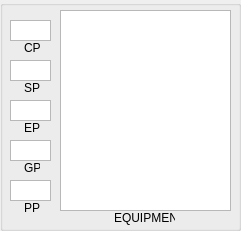
   <widget class="QGroupBox" name="grpEquip">
    <property name="geometry">
     <rect>
      <x>330</x>
      <y>630</y>
      <width>241</width>
      <height>231</height>
     </rect>
    </property>
    <property name="title">
     <string/>
    </property>
    <widget class="QLabel" name="label_57">
     <property name="geometry">
      <rect>
       <x>114</x>
       <y>210</y>
       <width>61</width>
       <height>16</height>
      </rect>
     </property>
     <property name="text">
      <string>EQUIPMENT</string>
     </property>
    </widget>
    <widget class="QTextEdit" name="txtEquipment">
     <property name="geometry">
      <rect>
       <x>60</x>
       <y>10</y>
       <width>171</width>
       <height>201</height>
      </rect>
     </property>
    </widget>
    <widget class="QPlainTextEdit" name="txtCurCP">
     <property name="geometry">
      <rect>
       <x>10</x>
       <y>20</y>
       <width>41</width>
       <height>21</height>
      </rect>
     </property>
     <property name="verticalScrollBarPolicy">
      <enum>Qt::ScrollBarAlwaysOff</enum>
     </property>
     <property name="horizontalScrollBarPolicy">
      <enum>Qt::ScrollBarAlwaysOff</enum>
     </property>
    </widget>
    <widget class="QLabel" name="label_6">
     <property name="geometry">
      <rect>
       <x>24</x>
       <y>40</y>
       <width>16</width>
       <height>16</height>
      </rect>
     </property>
     <property name="text">
      <string>CP</string>
     </property>
    </widget>
    <widget class="QLabel" name="label_63">
     <property name="geometry">
      <rect>
       <x>24</x>
       <y>80</y>
       <width>16</width>
       <height>16</height>
      </rect>
     </property>
     <property name="text">
      <string>SP</string>
     </property>
    </widget>
    <widget class="QPlainTextEdit" name="txtCurSP">
     <property name="geometry">
      <rect>
       <x>10</x>
       <y>60</y>
       <width>41</width>
       <height>21</height>
      </rect>
     </property>
     <property name="verticalScrollBarPolicy">
      <enum>Qt::ScrollBarAlwaysOff</enum>
     </property>
     <property name="horizontalScrollBarPolicy">
      <enum>Qt::ScrollBarAlwaysOff</enum>
     </property>
    </widget>
    <widget class="QLabel" name="label_64">
     <property name="geometry">
      <rect>
       <x>24</x>
       <y>120</y>
       <width>16</width>
       <height>16</height>
      </rect>
     </property>
     <property name="text">
      <string>EP</string>
     </property>
    </widget>
    <widget class="QPlainTextEdit" name="txtCurEP">
     <property name="geometry">
      <rect>
       <x>10</x>
       <y>100</y>
       <width>41</width>
       <height>21</height>
      </rect>
     </property>
     <property name="verticalScrollBarPolicy">
      <enum>Qt::ScrollBarAlwaysOff</enum>
     </property>
     <property name="horizontalScrollBarPolicy">
      <enum>Qt::ScrollBarAlwaysOff</enum>
     </property>
    </widget>
    <widget class="QLabel" name="label_65">
     <property name="geometry">
      <rect>
       <x>24</x>
       <y>160</y>
       <width>16</width>
       <height>16</height>
      </rect>
     </property>
     <property name="text">
      <string>GP</string>
     </property>
    </widget>
    <widget class="QPlainTextEdit" name="txtCurGP">
     <property name="geometry">
      <rect>
       <x>10</x>
       <y>140</y>
       <width>41</width>
       <height>21</height>
      </rect>
     </property>
     <property name="verticalScrollBarPolicy">
      <enum>Qt::ScrollBarAlwaysOff</enum>
     </property>
     <property name="horizontalScrollBarPolicy">
      <enum>Qt::ScrollBarAlwaysOff</enum>
     </property>
    </widget>
    <widget class="QLabel" name="label_66">
     <property name="geometry">
      <rect>
       <x>24</x>
       <y>200</y>
       <width>16</width>
       <height>16</height>
      </rect>
     </property>
     <property name="text">
      <string>PP</string>
     </property>
    </widget>
    <widget class="QPlainTextEdit" name="txtCurPP">
     <property name="geometry">
      <rect>
       <x>10</x>
       <y>180</y>
       <width>41</width>
       <height>21</height>
      </rect>
     </property>
     <property name="verticalScrollBarPolicy">
      <enum>Qt::ScrollBarAlwaysOff</enum>
     </property>
     <property name="horizontalScrollBarPolicy">
      <enum>Qt::ScrollBarAlwaysOff</enum>
     </property>
    </widget>
   </widget>
